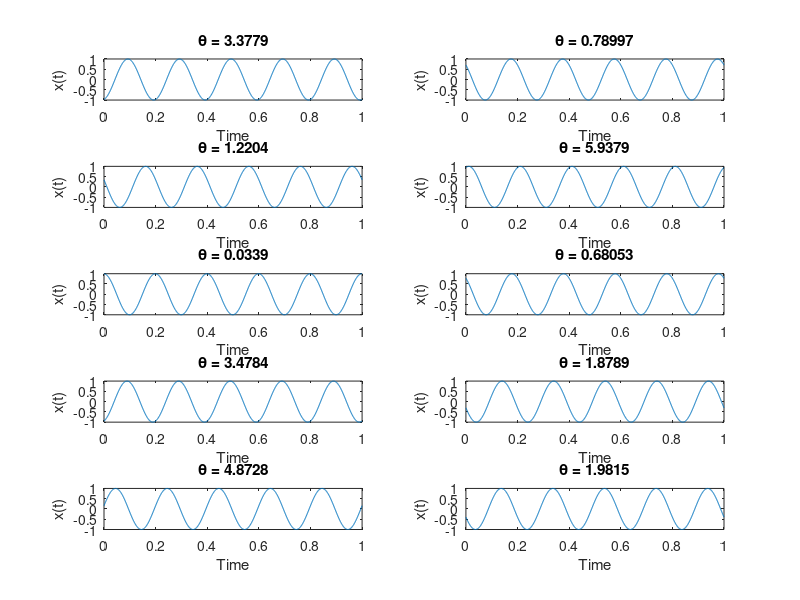

Source code (MATLAB):

%{
%clc;clear all;close all; clf
A = 1;              % amplitude
f = 5;              % frequency (Hz)
w = 2*pi*f;         % angular frequency
n=2;
t = linspace(0,1,1000);

% time axis
theta=zeros(1,n);

hold on;
for i=1:n
theta(i) = 2*pi*rand;        % random phase

x = A*cos(w*t + theta(i));   % signal

plot(t,x)%الرسم 
end
xlabel('Time')
ylabel('x(t)')
title('Random Phase Cosine Signal')

%hold on;

heta = 2*pi*rand(1,1000);
histogram(theta,50);
%}

clc; clear all; close all;

A = 1;
f = 5;
w = 2*pi*f;
n = 10;

t = linspace(0,1,1000);

rows = 5;
cols = 2;

for i = 1:n
    theta = 2*pi*rand;
    x = A*cos(w*t + theta);

    subplot(rows, cols, i)
    plot(t,x)
    
    title(['\theta = ', num2str(theta)])
    xlabel('Time')
    ylabel('x(t)')
    ylim([-A A])
end

%}
